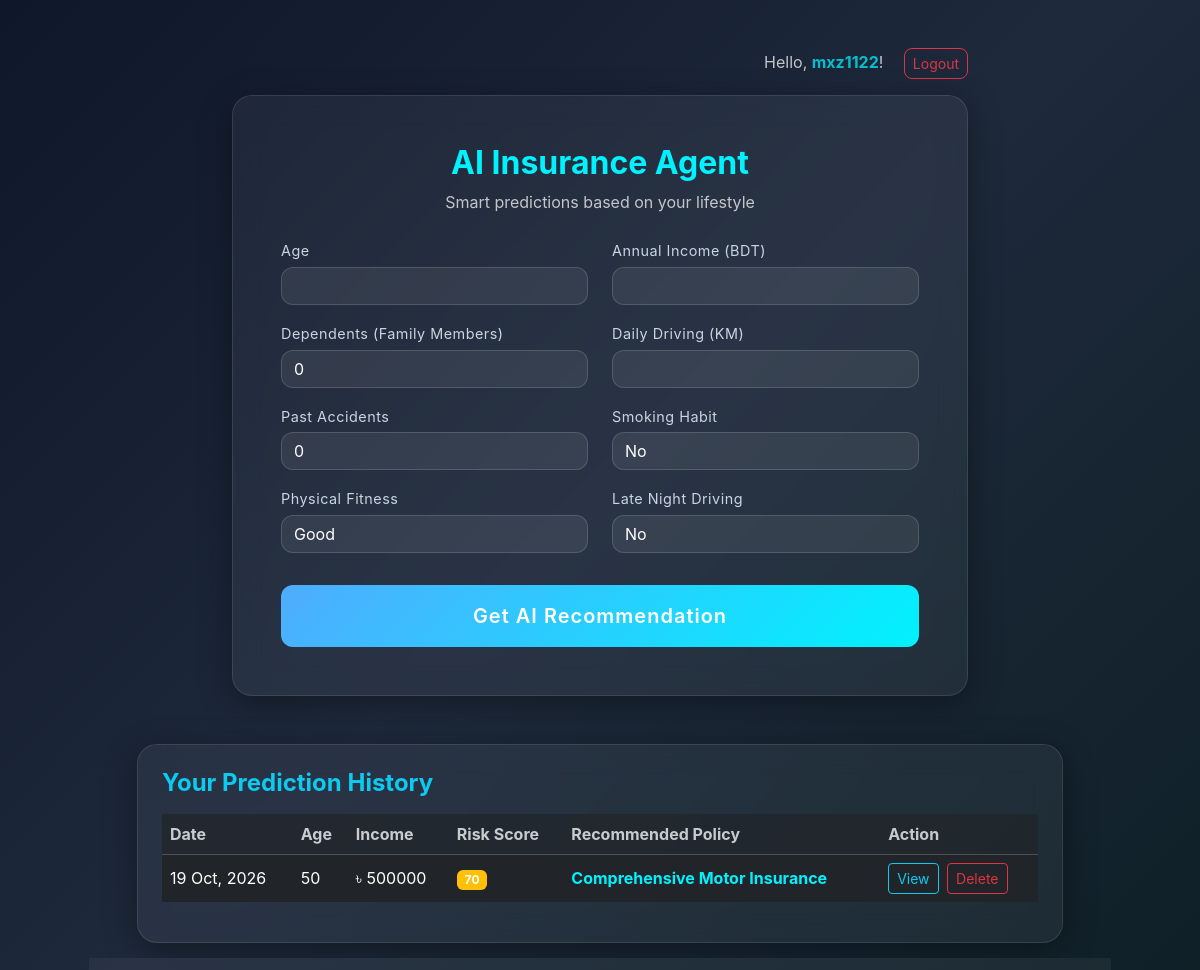
The page / (signed in) on the database its author committed.
### recommender/models.py (models this page shows, shortened)
class InsuranceHistory(models.Model):
    user = models.ForeignKey(User, on_delete=models.CASCADE)
    age = models.IntegerField()
    income = models.IntegerField()
    risk_score = models.IntegerField()
    recommended_policy = models.CharField(max_length=100)
    date_saved = models.DateTimeField(auto_now_add=True)

### recommender/views.py (the view, shortened to what this page needs)
# urls.py: path('', views.home, name='home'),
@login_required(login_url='login_page')
def home(request):
    user_history = InsuranceHistory.objects.filter(user=request.user).order_by('-date_saved')
    return render(request, 'index.html', {'history': user_history})

### templates/index.html (shortened to what this page needs)
<!DOCTYPE html>
<html lang="en">
<head>
    <link href="https://cdn.jsdelivr.net/npm/bootstrap@5.3.0/dist/css/bootstrap.min.css" rel="stylesheet">
</head>
<body>
    <div class="container">
        <div class="row justify-content-center mb-3">
            <div class="col-md-9 col-lg-8 text-end">
                <span class="me-3 text-light opacity-75">Hello, <b style="color: #00f2fe;">{{ request.user.username }}</b>!</span>
                <a href="{% url 'logout_user' %}" class="btn btn-sm btn-outline-danger" style="border-radius: 8px;">Logout</a>
            </div>
        </div>
        <div class="row justify-content-center">
            <div class="col-md-9 col-lg-8">
                <div class="glass-card p-5">
                    <div class="text-center mb-4">
                        <h2 class="fw-bold" style="color: #00f2fe;">AI Insurance Agent</h2>
                        <p class="text-light opacity-75">Smart predictions based on your lifestyle</p>
                    </div>
                    <form method="POST">
                        <div class="row mb-3">
                            <div class="col-md-6 mb-3 mb-md-0">
                                <label>Age</label>
                                <input type="number" name="age" class="form-control" min="1" required>
                            </div>
                            <div class="col-md-6">
                                <label>Annual Income (BDT)</label>
                                <input type="number" name="income" class="form-control" min="0" required>
                            </div>
                        </div>
                        <div class="row mb-3">
                            <div class="col-md-6 mb-3 mb-md-0">
                                <label>Dependents (Family Members)</label>
                                <input type="number" name="dependents" class="form-control" value="0" min="0" required>
                            </div>
                            <div class="col-md-6">
                                <label>Daily Driving (KM)</label>
                                <input type="number" name="driving_km" class="form-control" min="0" required>
                            </div>
                        </div>
                        <div class="row mb-3">
                            <div class="col-md-6 mb-3 mb-md-0">
                                <label>Past Accidents</label>
                                <input type="number" name="accidents" class="form-control" value="0" min="0" required>
                            </div>
                            <div class="col-md-6">
                                <label>Smoking Habit</label>
                                <select name="smoking" class="form-select">
                                    <option value="No">No</option>
                                </select>
                            </div>
                        </div>
                        <div class="row mb-4">
                            <div class="col-md-6 mb-3 mb-md-0">
                                <label>Physical Fitness</label>
                                <select name="fitness" class="form-select">
                                    <option value="Good">Good</option>
                                </select>
                            </div>
                            <div class="col-md-6">
                                <label>Late Night Driving</label>
                                <select name="late_night" class="form-select">
                                    <option value="No">No</option>
                                </select>
                            </div>
                        </div>
                        <button type="submit" class="btn btn-glass w-100 py-3 fs-5 mt-2">Get AI Recommendation</button>
                    </form>
                </div>
            </div>
        </div>
        {% if history %}
        <div class="row justify-content-center mt-5">
            <div class="col-md-10">
                <div class="glass-card p-4">
                    <h4 class="text-info fw-bold mb-3">Your Prediction History</h4>
                    <div class="table-responsive">
                        <table class="table table-dark table-hover table-borderless align-middle" style="background: transparent;">
                            <thead style="border-bottom: 1px solid rgba(255,255,255,0.2);">
                                <tr class="text-light opacity-75">
                                    <th>Date</th>
                                    <th>Age</th>
                                    <th>Income</th>
                                    <th>Risk Score</th>
                                    <th>Recommended Policy</th>
                                    <th>Action</th>
                                </tr>
                            </thead>
                            <tbody>
                                {% for item in history %}
                                <tr>
                                    <td>{{ item.date_saved|date:"d M, Y" }}</td>
                                    <td>{{ item.age }}</td>
                                    <td>৳ {{ item.income }}</td>
                                    <td>
                                        <span class="badge {% if item.risk_score > 70 %}bg-danger{% elif item.risk_score > 40 %}bg-warning{% else %}bg-success{% endif %}">
                                            {{ item.risk_score }}
                                        </span>
                                    </td>
                                    <td class="fw-bold" style="color: #00f2fe;">{{ item.recommended_policy }}</td>
                                    <td>
                                        <a href="{% url 'view_history' item.id %}" class="btn btn-sm btn-outline-info me-1">View</a>
                                        <a href="{% url 'delete_history' item.id %}" class="btn btn-sm btn-outline-danger" onclick="return confirm('Are you sure you want to delete this record?');">Delete</a>
                                    </td>
                                </tr>
                                {% endfor %}
                            </tbody>
                        </table>
                    </div>
                </div>
            </div>
        </div>
        {% endif %}
    </div>
</body>
</html>

### templates/index.html (style rules this page uses)
body { background: linear-gradient(135deg, #0f172a, #1e293b, #0f2027); color: #ffffff; font-family: -apple-system, BlinkMacSystemFont, "Segoe UI", Roboto, Helvetica, Arial, sans-serif; min-height: 100vh; display: flex; align-items: flex-start; padding-top: 3rem; padding-bottom: 3rem; }
.glass-card { background: rgba(255, 255, 255, 0.05); backdrop-filter: blur(15px); -webkit-backdrop-filter: blur(15px); border: 1px solid rgba(255, 255, 255, 0.1); border-radius: 20px; box-shadow: 0 8px 32px 0 rgba(0, 0, 0, 0.37); transition: transform 0.4s ease, box-shadow 0.4s ease; }
.form-control, .form-select { background: rgba(255, 255, 255, 0.07); border: 1px solid rgba(255, 255, 255, 0.15); color: #fff; border-radius: 12px; transition: all 0.3s ease; }
.form-select option { background: #1e293b; color: #fff; }
.btn-glass { background: linear-gradient(135deg, #4facfe 0%, #00f2fe 100%); border: none; color: white; border-radius: 12px; font-weight: 600; letter-spacing: 1px; transition: all 0.3s ease; }
label { font-size: 0.9rem; letter-spacing: 0.5px; color: #cbd5e1; margin-bottom: 5px; }

### rows shown on the page
InsuranceHistory: date_saved "19 Oct, 2026", age "50", income "500000", risk_score "70", recommended_policy "Comprehensive Motor Insurance"

### other values the page prints
{{ request.user.username }} "mxz1122"
